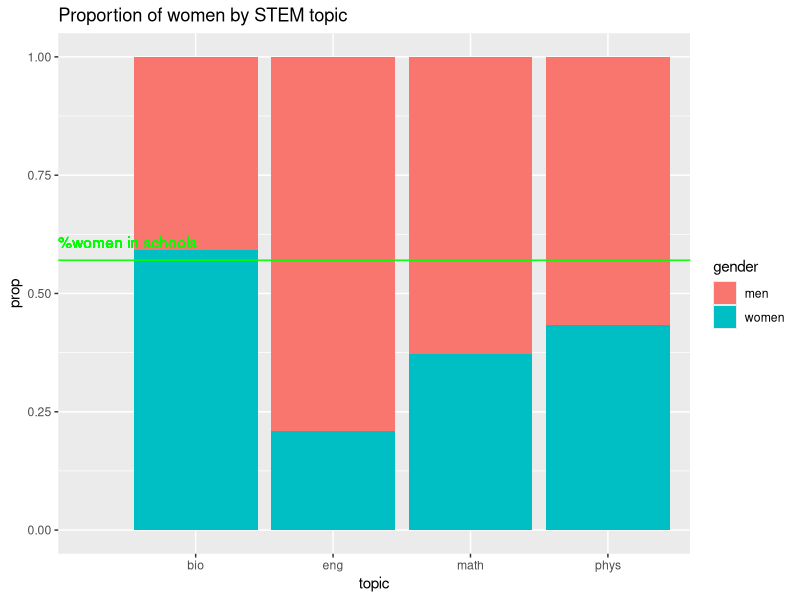
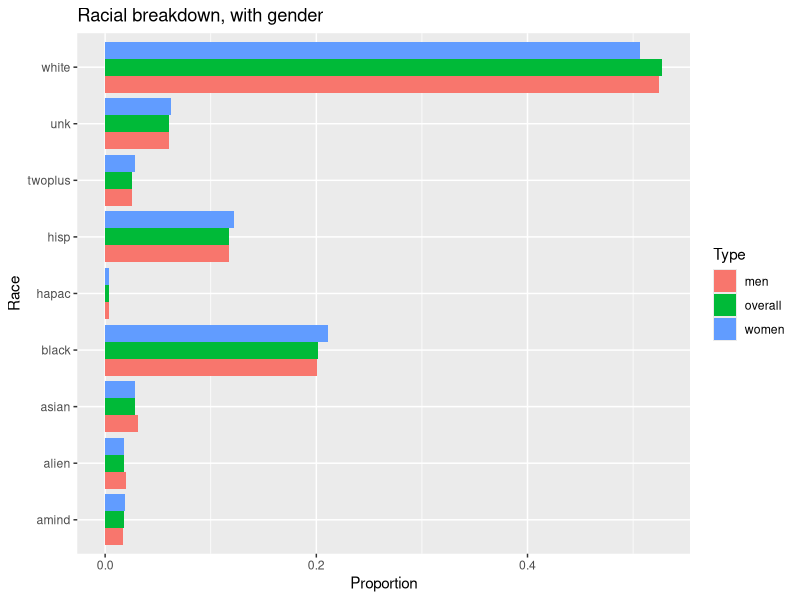
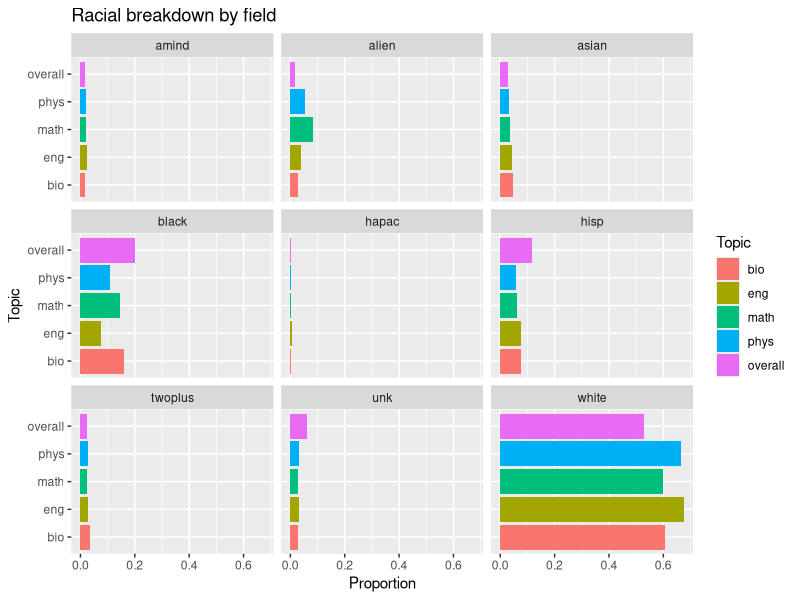
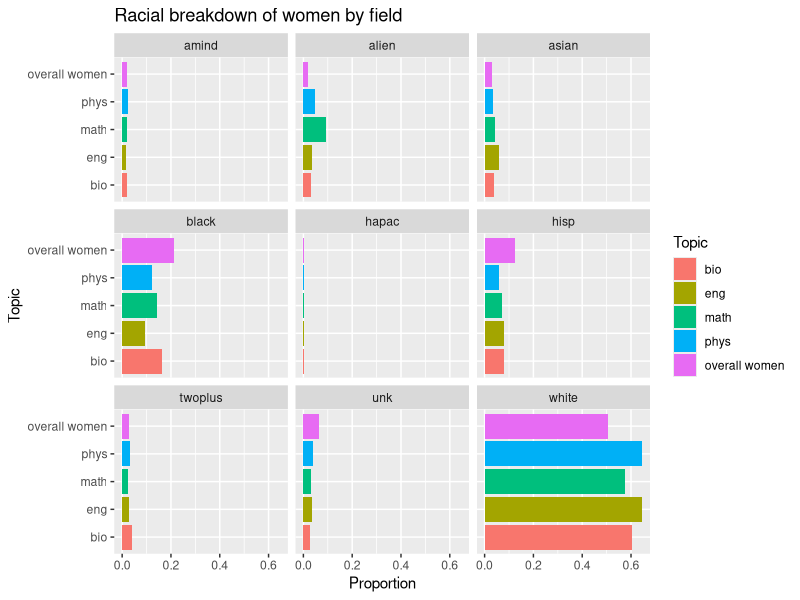
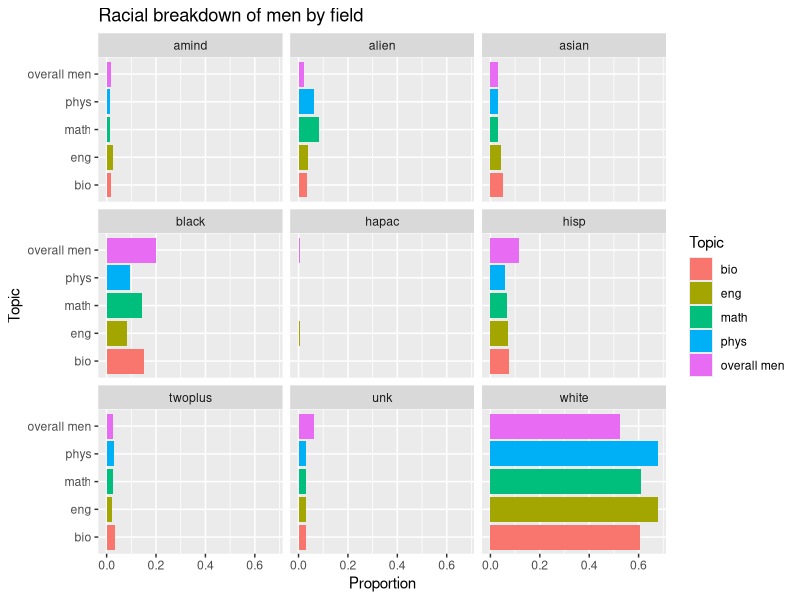
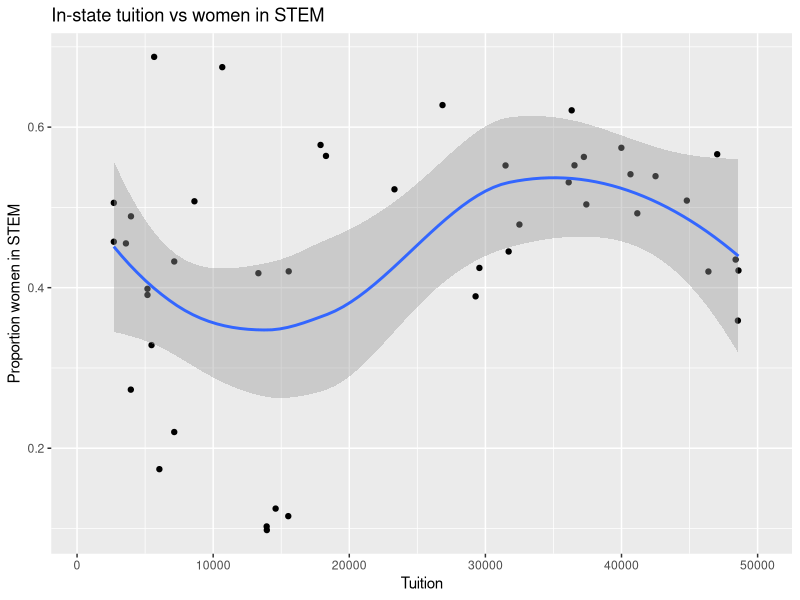
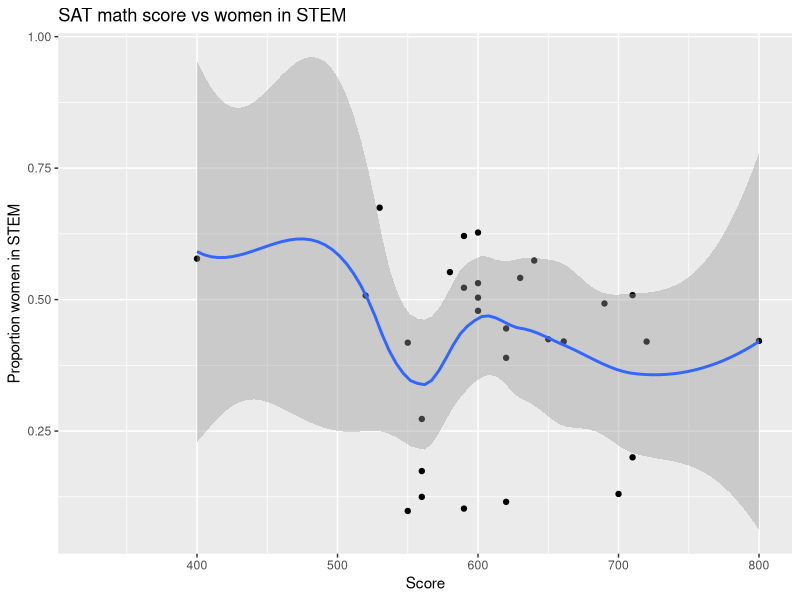
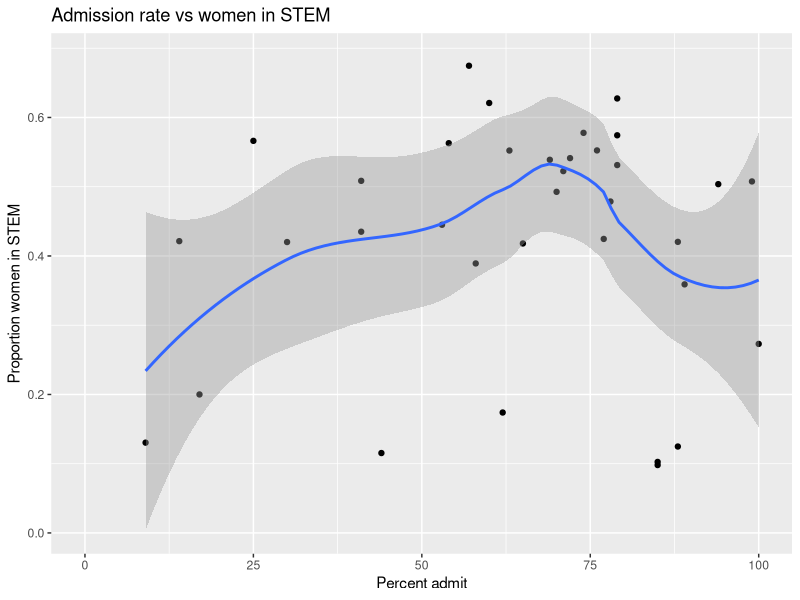

Generate these figures, in order, with R:
## ---- chunk 1
library(readr)
library(dplyr)
library(stringr)
library(ggplot2)
library(reshape2)
library(tidyverse)
library(stringr)
library(broom)
## ---- chunk 2
schools <- read_csv("schools.csv")

## ---- chunk 3
schools_w_single_sex <- schools
schools <- schools_w_single_sex %>% 
  filter(institution != "Agnes Scott College") %>% 
  filter(institution !="Alverno College") %>% 
  filter(institution != "Barnard College") %>% 
  filter(institution != "Bay Path University") %>% 
  filter(institution != "Bennett College for Women") %>% 
  filter(institution != "Brenau University") %>% 
  filter(institution != "Bryn Mawr College") %>% 
  filter(institution != "Cedar Crest College") %>% 
  filter(institution != "College of Saint Mary") %>% 
  filter(institution != "Columbia College") %>% 
  filter(institution != "Converse College") %>% 
  filter(institution != "Cottey College") %>% 
  filter(institution != "Hollins University") %>% 
  filter(institution != "Judson College") %>% 
  filter(institution != "Mary Baldwin College") %>% 
  filter(institution != "Meredith College") %>% 
  filter(institution != "Midway University") %>% 
  filter(institution != "Mills College") %>% 
  filter(institution != "Moore College of Art and Design") %>% 
  filter(institution != "Mount Holyoke College") %>% 
  filter(institution != "Mount Mary University") %>% 
  filter(institution != "Mount Saint Mary's University, Los Angeles") %>% 
  filter(institution != "Notre Dame of Maryland University") %>% 
  filter(institution != "Russell Sage College of The Sage Colleges") %>% 
  filter(institution != "St. Catherine University") %>% 
  filter(institution != "Saint Mary's College") %>% 
  filter(institution != "Salem College") %>% 
  filter(institution != "Scripps College") %>% 
  filter(institution != "Simmons College") %>% 
  filter(institution != "Smith College") %>% 
  filter(institution != "Spelman College") %>% 
  filter(institution != "Stephens College") %>% 
  filter(institution != "Sweet Briar College") %>% 
  filter(institution != "Trinity Washington University") %>% 
  filter(institution != "University of Saint Joseph") %>% 
  filter(institution != "Ursuline College") %>% 
  filter(institution != "Wellesley College") %>% 
  filter(institution != "Wesleyan College") %>% 
  filter(institution != "The Women's College of the University of Denver") %>% 
  filter(institution != "Hampden–Sydney College") %>% 
  filter(institution != "Morehouse College") %>% 
  filter(institution != "Saint John's University") %>% 
  filter(institution != "Wabash College") %>% 
  filter(institution != "Williamson Free School of Mechanical Trades")


#####STARTING ANALYSIS######
#overall gender proportion of schools
overall_gender_w_single_sex <- schools_w_single_sex %>% 
  select(institution, total, total_women) %>% 
  filter(!is.na(total_women)) %>% 
  filter(!is.na(total) ) %>% 
  filter(total_women != 0) %>% 
  mutate(proportion_women = total_women / total)
## ---- chunk 4
overall_gender <- schools %>% 
  select(institution, total, total_women) %>% 
  filter(!is.na(total_women)) %>% 
  filter(!is.na(total) ) %>% 
  filter(total_women != 0) %>% 
  mutate(proportion_women = total_women / total)
## ---- chunk 5
#overall gender in stem
overall_stem <- schools %>% 
  mutate(prop_stem = (women_eng + women_bio + women_math + women_phys)/(total_eng + total_bio + total_math + total_phys)) %>% 
  na.omit()
## ---- chunk 6
#breakdown of subjects by gender
breakdown_stem <- schools %>% 
  select(institution, total_eng, total_bio, total_math, total_phys, women_eng, women_bio, women_math, women_phys, men_eng, men_bio, men_math, men_phys) %>% 
  mutate(prop_women_eng = women_eng/total_eng) %>% 
  mutate(prop_women_bio = women_bio/total_bio) %>% 
  mutate(prop_women_math = women_math/total_math) %>% 
  mutate(prop_women_phys = women_phys/total_phys) %>% 
  mutate(prop_men_eng = men_eng/total_eng) %>% 
  mutate(prop_men_bio = men_bio/total_bio) %>% 
  mutate(prop_men_math = men_math/total_math) %>% 
  mutate(prop_men_phys = men_phys/total_phys) %>% 
  na.omit() %>% 
  summarise_each(funs(mean)) %>% 
  melt() %>% 
  rename(prop = value) %>% 
  filter(!is.na(prop)) %>% 
  filter(!grepl("total", variable)) %>% 
  filter(grepl("prop", variable)) %>% 
  mutate(gender = ifelse(grepl("women", variable), "women", "men")) %>% 
  mutate(topic = gsub(".*_", "", variable))
## ---- chunk 7
stem_graph <- ggplot(breakdown_stem, aes(x = topic, y = prop, fill = gender)) + geom_bar(stat="identity") +
  labs(title = "Proportion of women by STEM topic") + 
  geom_hline(yintercept=mean(overall_gender$proportion_women), color="green") +
  geom_text(aes(0,mean(overall_gender$proportion_women),label = "%women in schools"), vjust = -1, hjust = 0, color = "green")

stem_graph
## ---- chunk 8
#average race breakdown
overall_race <- schools %>% 
  select(total, total_amind, total_alien, total_asian, total_black, total_hapac, total_hisp, total_twoplus, total_unk, total_white) %>% 
  mutate(amind = total_amind/total) %>% 
  mutate(alien = total_alien/total) %>% 
  mutate(asian = total_asian/total) %>% 
  mutate(black = total_black/total) %>% 
  mutate(hapac = total_hapac/total) %>% 
  mutate(hisp = total_hisp/total) %>% 
  mutate(twoplus = total_twoplus/total) %>% 
  mutate(unk = total_unk/total) %>% 
  mutate(white = total_white/total) %>% 
  na.omit() %>% 
  summarise_each(funs(mean)) %>% 
  t() %>% 
  melt() %>% 
  filter(!grepl("total", Var1)) %>% 
  mutate(topic = "overall")

overall_women_race <- schools %>% 
  select(total_women, total_amind, total_alien, total_asian, total_black, total_hapac, total_hisp, total_twoplus, total_unk, total_white, women_amind, women_alien, women_asian, women_black, women_hapac, women_hisp, women_twoplus, women_unk, women_white) %>% 
  mutate(amind = women_amind/total_women) %>% 
  mutate(alien = women_alien/total_women) %>% 
  mutate(asian = women_asian/total_women) %>% 
  mutate(black = women_black/total_women) %>% 
  mutate(hapac = women_hapac/total_women) %>% 
  mutate(hisp = women_hisp/total_women) %>% 
  mutate(twoplus = women_twoplus/total_women) %>% 
  mutate(unk = women_unk/total_women) %>% 
  mutate(white = women_white/total_women) %>% 
  na.omit() %>% 
  summarise_each(funs(mean)) %>% 
  t() %>% 
  melt() %>% 
  filter(!grepl("women", Var1), !grepl("total", Var1)) %>% 
  mutate(topic = "women")

overall_men_race <- schools %>% 
  select(total_men, total_amind, total_alien, total_asian, total_black, total_hapac, total_hisp, total_twoplus, total_unk, total_white, men_amind, men_alien, men_asian, men_black, men_hapac, men_hisp, men_twoplus, men_unk, men_white) %>% 
  mutate(amind = men_amind/total_men) %>% 
  mutate(alien = men_alien/total_men) %>% 
  mutate(asian = men_asian/total_men) %>% 
  mutate(black = men_black/total_men) %>% 
  mutate(hapac = men_hapac/total_men) %>% 
  mutate(hisp = men_hisp/total_men) %>% 
  mutate(twoplus = men_twoplus/total_men) %>% 
  mutate(unk = men_unk/total_men) %>% 
  mutate(white = men_white/total_men) %>% 
  na.omit() %>% 
  summarise_each(funs(mean)) %>% 
  t() %>% 
  melt() %>% 
  filter(!grepl("men", Var1), !grepl("total", Var1)) %>% 
  mutate(topic = "men")

race_overall <- rbind(overall_women_race, overall_race, overall_men_race)

ggplot(race_overall, aes(x = Var1, y = value, fill = topic)) + 
  geom_bar(stat="identity", position = "dodge") +
  coord_flip() +
  labs(title = "Racial breakdown, with gender", x = "Race", y = "Proportion", fill = "Type")
## ---- chunk 9
#---#

overall_eng_race <- schools %>% 
  mutate(amind = amind_eng/total_eng) %>% 
  mutate(alien = alien_eng/total_eng) %>% 
  mutate(asian = asian_eng/total_eng) %>% 
  mutate(black = black_eng/total_eng) %>% 
  mutate(hapac = hapac_eng/total_eng) %>% 
  mutate(hisp = hisp_eng/total_eng) %>% 
  mutate(twoplus = twoplus_eng/total_eng) %>% 
  mutate(unk = unk_eng/total_eng) %>% 
  mutate(white = white_eng/total_eng) %>% 
  select(amind, alien, asian, black, hapac, hisp, twoplus, unk, white) %>% 
  na.omit() %>% 
  summarise_each(funs(mean)) %>% 
  t() %>% 
  melt() %>% 
  mutate(topic = "eng")

overall_bio_race <- schools %>% 
  mutate(amind = amind_bio/total_bio) %>% 
  mutate(alien = alien_bio/total_bio) %>% 
  mutate(asian = asian_bio/total_bio) %>% 
  mutate(black = black_bio/total_bio) %>% 
  mutate(hapac = hapac_bio/total_bio) %>% 
  mutate(hisp = hisp_bio/total_bio) %>% 
  mutate(twoplus = twoplus_bio/total_bio) %>% 
  mutate(unk = unk_bio/total_bio) %>% 
  mutate(white = white_bio/total_bio) %>% 
  select(amind, alien, asian, black, hapac, hisp, twoplus, unk, white) %>% 
  na.omit() %>% 
  summarise_each(funs(mean)) %>% 
  t() %>% 
  melt() %>% 
  mutate(topic = "bio")
  
overall_math_race <- schools %>% 
  mutate(amind = amind_math/total_math) %>% 
  mutate(alien = alien_math/total_math) %>% 
  mutate(asian = asian_math/total_math) %>% 
  mutate(black = black_math/total_math) %>% 
  mutate(hapac = hapac_math/total_math) %>% 
  mutate(hisp = hisp_math/total_math) %>% 
  mutate(twoplus = twoplus_math/total_math) %>% 
  mutate(unk = unk_math/total_math) %>% 
  mutate(white = white_math/total_math) %>% 
  select(amind, alien, asian, black, hapac, hisp, twoplus, unk, white) %>% 
  na.omit() %>% 
  summarise_each(funs(mean)) %>% 
  t() %>% 
  melt() %>% 
  mutate(topic = "math")

overall_phys_race <- schools %>% 
  mutate(amind = amind_phys/total_phys) %>% 
  mutate(alien = alien_phys/total_phys) %>% 
  mutate(asian = asian_phys/total_phys) %>% 
  mutate(black = black_phys/total_phys) %>% 
  mutate(hapac = hapac_phys/total_phys) %>% 
  mutate(hisp = hisp_phys/total_phys) %>% 
  mutate(twoplus = twoplus_phys/total_phys) %>% 
  mutate(unk = unk_phys/total_phys) %>% 
  mutate(white = white_phys/total_phys) %>% 
  select(amind, alien, asian, black, hapac, hisp, twoplus, unk, white) %>% 
  na.omit() %>% 
  summarise_each(funs(mean)) %>% 
  t() %>% 
  melt() %>% 
  mutate(topic = "phys")

race_by_topic <- rbind(overall_bio_race, overall_eng_race, overall_math_race, overall_phys_race, overall_race)

race_by_topic$topic <- factor(race_by_topic$topic, levels = c("bio", "eng", "math", "phys", "overall"))

ggplot(race_by_topic, aes(x = topic, y = value, fill = topic)) + 
  geom_bar(stat="identity", position = "dodge") +
  facet_wrap(~Var1) +
  coord_flip() +
  labs(title = "Racial breakdown by field", x = "Topic", y = "Proportion", fill = "Topic")
## ---- chunk 10
overall_women_race <- overall_women_race %>% 
  mutate(topic = "overall women")
bio_women_race <- schools %>% 
  mutate(amind = amind_women_bio/women_bio) %>% 
  mutate(alien = alien_women_bio/women_bio) %>% 
  mutate(asian = asian_women_bio/women_bio) %>% 
  mutate(black = black_women_bio/women_bio) %>% 
  mutate(hapac = hapac_women_bio/women_bio) %>% 
  mutate(hisp = hisp_women_bio/women_bio) %>% 
  mutate(twoplus = twoplus_women_bio/women_bio) %>% 
  mutate(unk = unk_women_bio/women_bio) %>% 
  mutate(white = white_women_bio/women_bio) %>% 
  select(amind, alien, asian, black, hapac, hisp, twoplus, unk, white) %>% 
  na.omit() %>% 
  summarise_each(funs(mean)) %>% 
  t() %>% 
  melt() %>% 
  mutate(topic = "bio")

eng_women_race <- schools %>% 
  mutate(amind = amind_women_eng/women_eng) %>% 
  mutate(alien = alien_women_eng/women_eng) %>% 
  mutate(asian = asian_women_eng/women_eng) %>% 
  mutate(black = black_women_eng/women_eng) %>% 
  mutate(hapac = hapac_women_eng/women_eng) %>% 
  mutate(hisp = hisp_women_eng/women_eng) %>% 
  mutate(twoplus = twoplus_women_eng/women_eng) %>% 
  mutate(unk = unk_women_eng/women_eng) %>% 
  mutate(white = white_women_eng/women_eng) %>% 
  select(amind, alien, asian, black, hapac, hisp, twoplus, unk, white) %>% 
  na.omit() %>% 
  summarise_each(funs(mean)) %>% 
  t() %>% 
  melt() %>% 
  mutate(topic = "eng")

math_women_race <- schools %>% 
  mutate(amind = amind_women_math/women_math) %>% 
  mutate(alien = alien_women_math/women_math) %>% 
  mutate(asian = asian_women_math/women_math) %>% 
  mutate(black = black_women_math/women_math) %>% 
  mutate(hapac = hapac_women_math/women_math) %>% 
  mutate(hisp = hisp_women_math/women_math) %>% 
  mutate(twoplus = twoplus_women_math/women_math) %>% 
  mutate(unk = unk_women_math/women_math) %>% 
  mutate(white = white_women_math/women_math) %>% 
  select(amind, alien, asian, black, hapac, hisp, twoplus, unk, white) %>% 
  na.omit() %>% 
  summarise_each(funs(mean)) %>% 
  t() %>% 
  melt() %>% 
  mutate(topic = "math")

phys_women_race <- schools %>% 
  mutate(amind = amind_women_phys/women_phys) %>% 
  mutate(alien = alien_women_phys/women_phys) %>% 
  mutate(asian = asian_women_phys/women_phys) %>% 
  mutate(black = black_women_phys/women_phys) %>% 
  mutate(hapac = hapac_women_phys/women_phys) %>% 
  mutate(hisp = hisp_women_phys/women_phys) %>% 
  mutate(twoplus = twoplus_women_phys/women_phys) %>% 
  mutate(unk = unk_women_phys/women_phys) %>% 
  mutate(white = white_women_phys/women_phys) %>% 
  select(amind, alien, asian, black, hapac, hisp, twoplus, unk, white) %>% 
  na.omit() %>% 
  summarise_each(funs(mean)) %>% 
  t() %>% 
  melt() %>% 
  mutate(topic = "phys")

women_race_by_topic <- rbind(bio_women_race, eng_women_race, math_women_race, phys_women_race, overall_women_race)

women_race_by_topic$topic <- factor(women_race_by_topic$topic, levels = c("bio", "eng", "math", "phys", "overall women"))

ggplot(women_race_by_topic, aes(x = topic, y = value, fill = topic)) + 
  geom_bar(stat="identity", position = "dodge") +
  facet_wrap(~Var1) +
  coord_flip() +
  labs(title = "Racial breakdown of women by field", x = "Topic", y = "Proportion", fill = "Topic")
## ---- chunk 11
overall_men_race <- overall_men_race %>% 
  mutate(topic = "overall men")
bio_men_race <- schools %>% 
  mutate(amind = amind_men_bio/men_bio) %>% 
  mutate(alien = alien_men_bio/men_bio) %>% 
  mutate(asian = asian_men_bio/men_bio) %>% 
  mutate(black = black_men_bio/men_bio) %>% 
  mutate(hapac = hapac_men_bio/men_bio) %>% 
  mutate(hisp = hisp_men_bio/men_bio) %>% 
  mutate(twoplus = twoplus_men_bio/men_bio) %>% 
  mutate(unk = unk_men_bio/men_bio) %>% 
  mutate(white = white_men_bio/men_bio) %>% 
  select(amind, alien, asian, black, hapac, hisp, twoplus, unk, white) %>% 
  na.omit() %>% 
  summarise_each(funs(mean)) %>% 
  t() %>% 
  melt() %>% 
  mutate(topic = "bio")

eng_men_race <- schools %>% 
  mutate(amind = amind_men_eng/men_eng) %>% 
  mutate(alien = alien_men_eng/men_eng) %>% 
  mutate(asian = asian_men_eng/men_eng) %>% 
  mutate(black = black_men_eng/men_eng) %>% 
  mutate(hapac = hapac_men_eng/men_eng) %>% 
  mutate(hisp = hisp_men_eng/men_eng) %>% 
  mutate(twoplus = twoplus_men_eng/men_eng) %>% 
  mutate(unk = unk_men_eng/men_eng) %>% 
  mutate(white = white_men_eng/men_eng) %>% 
  select(amind, alien, asian, black, hapac, hisp, twoplus, unk, white) %>% 
  na.omit() %>% 
  summarise_each(funs(mean)) %>% 
  t() %>% 
  melt() %>% 
  mutate(topic = "eng")

math_men_race <- schools %>% 
  mutate(amind = amind_men_math/men_math) %>% 
  mutate(alien = alien_men_math/men_math) %>% 
  mutate(asian = asian_men_math/men_math) %>% 
  mutate(black = black_men_math/men_math) %>% 
  mutate(hapac = hapac_men_math/men_math) %>% 
  mutate(hisp = hisp_men_math/men_math) %>% 
  mutate(twoplus = twoplus_men_math/men_math) %>% 
  mutate(unk = unk_men_math/men_math) %>% 
  mutate(white = white_men_math/men_math) %>% 
  select(amind, alien, asian, black, hapac, hisp, twoplus, unk, white) %>% 
  na.omit() %>% 
  summarise_each(funs(mean)) %>% 
  t() %>% 
  melt() %>% 
  mutate(topic = "math")

phys_men_race <- schools %>% 
  mutate(amind = amind_men_phys/men_phys) %>% 
  mutate(alien = alien_men_phys/men_phys) %>% 
  mutate(asian = asian_men_phys/men_phys) %>% 
  mutate(black = black_men_phys/men_phys) %>% 
  mutate(hapac = hapac_men_phys/men_phys) %>% 
  mutate(hisp = hisp_men_phys/men_phys) %>% 
  mutate(twoplus = twoplus_men_phys/men_phys) %>% 
  mutate(unk = unk_men_phys/men_phys) %>% 
  mutate(white = white_men_phys/men_phys) %>% 
  select(amind, alien, asian, black, hapac, hisp, twoplus, unk, white) %>% 
  na.omit() %>% 
  summarise_each(funs(mean)) %>% 
  t() %>% 
  melt() %>% 
  mutate(topic = "phys")

men_race_by_topic <- rbind(bio_men_race, eng_men_race, math_men_race, phys_men_race, overall_men_race)

men_race_by_topic$topic <- factor(men_race_by_topic$topic, levels = c("bio", "eng", "math", "phys", "overall men"))

ggplot(men_race_by_topic, aes(x = topic, y = value, fill = topic)) + 
  geom_bar(stat="identity", position = "dodge") +
  facet_wrap(~Var1) +
  coord_flip() +
  labs(title = "Racial breakdown of men by field", x = "Topic", y = "Proportion", fill = "Topic")
## ---- chunk 12

in_tuition_relation <- schools %>% 
  select(total_bio, total_eng, total_math, total_phys, women_bio, women_eng, women_math, women_phys, in_tuition) %>% 
  mutate(prop = (women_bio + women_eng + women_math + women_phys)/(total_bio + total_eng + total_math + total_phys))

ggplot(in_tuition_relation, aes(x = in_tuition, y = prop)) + 
  geom_point() +
  geom_smooth() +
  labs(title = "In-state tuition vs women in STEM", x = "Tuition", y = "Proportion women in STEM")

sat_relation <- schools %>% 
  select(total_bio, total_eng, total_math, total_phys, women_bio, women_eng, women_math, women_phys, sat_math_75) %>% 
  mutate(prop = (women_bio + women_eng + women_math + women_phys)/(total_bio + total_eng + total_math + total_phys))

ggplot(sat_relation, aes(x = sat_math_75, y = prop)) + 
  geom_point() +
  geom_smooth() +
  labs(title = "SAT math score vs women in STEM", x = "Score", y = "Proportion women in STEM")

admit <- schools %>% 
  select(total_bio, total_eng, total_math, total_phys, women_bio, women_eng, women_math, women_phys, p_admit_total) %>% 
  mutate(prop = (women_bio + women_eng + women_math + women_phys)/(total_bio + total_eng + total_math + total_phys)) 

ggplot(admit, aes(x = p_admit_total, y = prop)) + 
  geom_point() +
  geom_smooth() +
  labs(title = "Admission rate vs women in STEM", x = "Percent admit", y = "Proportion women in STEM")

